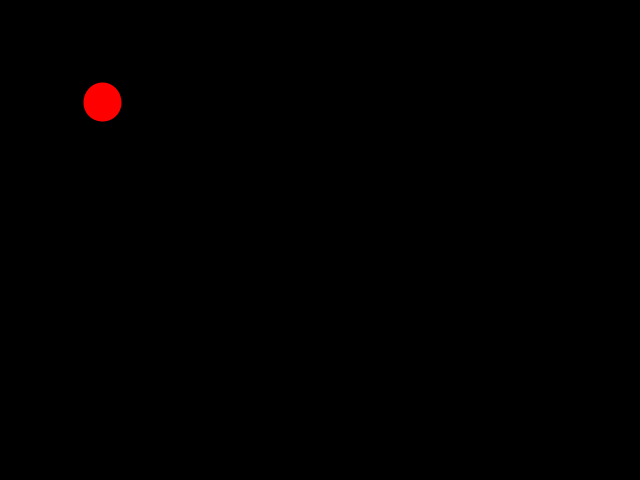
Frame 1 (no input)
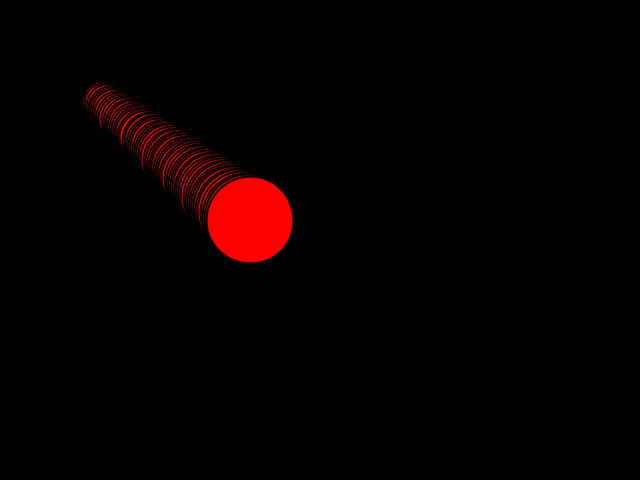
Frame 60 (the mouse pressed at the canvas centre just before this capture)
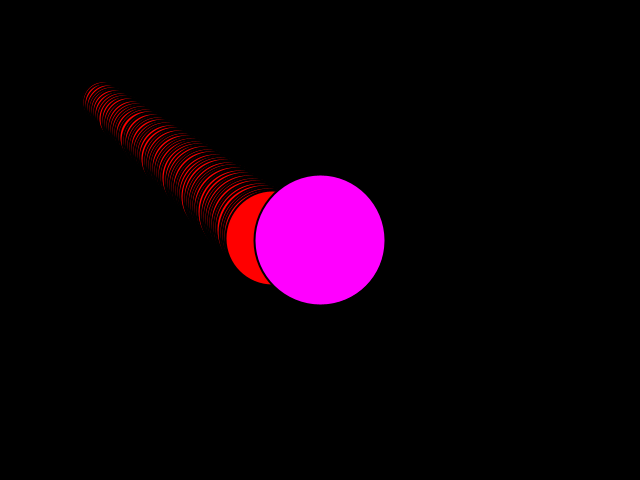
Frame 120 (the mouse held since frame 60 and released just before this capture)

The Processing sketch that drew these frames (run headless with seeded random() and noise(); from frame 60 on, the mouse is pressed at the canvas centre):

// Processing sketch: m01_ex08_extraball
// ── m01_ex08_extraball.pde
void setup() {
	size(640,480);
	background(0);
}

float x = 100;
float y = 100;
float vitesse_x = 2.5;
float vitesse_y = 2;
float vitesse_battement  = 0.005;
void draw() {
	float rayon = 0;
	float ratio = 0;
	int min = 20;
	int max = 100;
	int range = max - min;

	ratio = abs(sin(frameCount * vitesse_battement));
	rayon = ratio * range +min;
	mouvement(rayon);
	arriere_plan();
	aspect(rayon);
	ellipse(x, y, rayon * 2, rayon * 2); 
}

void mouvement(float rayon) {
	x  = x + vitesse_x;
	y  = y + vitesse_y;
	if(x > width - rayon || x < rayon) {
		vitesse_x = vitesse_x * -1;
	}
	if(y > height - rayon || y < rayon) {
		vitesse_y = vitesse_y * -1;
	}
}

void arriere_plan() {
	noStroke();
	if(keyPressed && mousePressed) {
		background(0);
	} else if(keyPressed) {
		fill(0, 5);
		rect(0, 0, width, height);
	}
}

void aspect(float rayon) {
	stroke(0);
	strokeWeight(2);
	if(mouseX > x - rayon && mouseX < x + rayon && mouseY > y - rayon && mouseY < y + rayon) {
		if(mousePressed) {
			fill(255,0,255);
			x = mouseX;
			y = mouseY;
		} else {
			fill(255, 255, 0);
		}
	} else {
		fill(255, 0, 0);
	}
}
